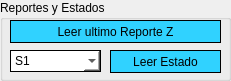
   <widget class="QGroupBox" name="groupBox_3">
    <property name="geometry">
     <rect>
      <x>10</x>
      <y>430</y>
      <width>231</width>
      <height>81</height>
     </rect>
    </property>
    <property name="layoutDirection">
     <enum>Qt::LeftToRight</enum>
    </property>
    <property name="title">
     <string>Reportes y Estados</string>
    </property>
    <widget class="QPushButton" name="btnestado">
     <property name="geometry">
      <rect>
       <x>110</x>
       <y>50</y>
       <width>111</width>
       <height>23</height>
      </rect>
     </property>
     <property name="styleSheet">
      <string notr="true">QPushButton {
    border: 1px solid #000000;
    background-color: rgb(48, 210, 255);
}

QPushButton:hover {
    background-color: rgb(38, 190, 235);
}

QPushButton:pressed {
    background-color: rgb(58, 230, 255);
}
</string>
     </property>
     <property name="text">
      <string>Leer Estado</string>
     </property>
    </widget>
    <widget class="QComboBox" name="cmbestado">
     <property name="geometry">
      <rect>
       <x>10</x>
       <y>50</y>
       <width>91</width>
       <height>22</height>
      </rect>
     </property>
     <property name="layoutDirection">
      <enum>Qt::LeftToRight</enum>
     </property>
     <property name="styleSheet">
      <string notr="true">background-color: rgb(255, 255, 255);
border: 1px solid #000000;
</string>
     </property>
     <item>
      <property name="text">
       <string>S1</string>
      </property>
     </item>
     <item>
      <property name="text">
       <string>S2</string>
      </property>
     </item>
     <item>
      <property name="text">
       <string>S3</string>
      </property>
     </item>
     <item>
      <property name="text">
       <string>S4</string>
      </property>
     </item>
     <item>
      <property name="text">
       <string>S5</string>
      </property>
     </item>
    </widget>
    <widget class="QPushButton" name="btnultZ_obt">
     <property name="geometry">
      <rect>
       <x>10</x>
       <y>20</y>
       <width>211</width>
       <height>23</height>
      </rect>
     </property>
     <property name="styleSheet">
      <string notr="true">QPushButton {
    border: 1px solid #000000;
    background-color: rgb(48, 210, 255);
}

QPushButton:hover {
    background-color: rgb(38, 190, 235);
}

QPushButton:pressed {
    background-color: rgb(58, 230, 255);
}
</string>
     </property>
     <property name="text">
      <string>Leer ultimo Reporte Z</string>
     </property>
    </widget>
   </widget>
